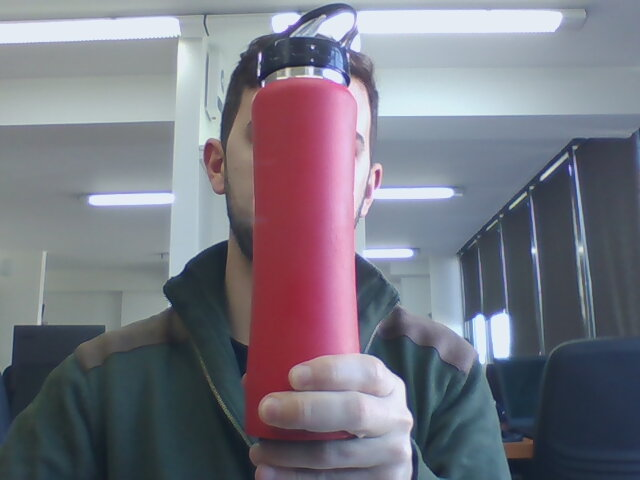
#> input picture imagenes/botella.jpg, 640 x 480 px, given in place of the camera
$ python color_picker.py
#> lines starting #> are read from the running program, lines starting #| are printed output that depends on the picture; after the words box and inside, x2 and y2 are one past the last pixel; in counts of white or black regions, pixels touching at a corner belong together
import cv2
import numpy as np

def nothing(x):
    pass

cam = cv2.VideoCapture(0)

cv2.namedWindow("hsv_picker")
# defino lower
cv2.createTrackbar("Low H", "hsv_picker", 0, 255, nothing)
#> slider 'Low H' is set to 51
cv2.createTrackbar("Low S", "hsv_picker", 0, 255, nothing)
#> slider 'Low S' is set to 51
cv2.createTrackbar("Low V", "hsv_picker", 0, 255, nothing)
#> slider 'Low V' is set to 51
# defino upper
cv2.createTrackbar("Up H", "hsv_picker", 255, 255, nothing)
cv2.createTrackbar("Up S", "hsv_picker", 255, 255, nothing)
cv2.createTrackbar("Up V", "hsv_picker", 255, 255, nothing)


while cam.isOpened():
    ret, img = cam.read()
#> img is the input picture: shape (480, 640, 3); mean B, G, R 129, 118.2, 118.7
    hsv = cv2.cvtColor(img, cv2.COLOR_BGR2HSV)
#> hsv: shape (480, 640, 3); mean H, S, V 108, 58.3, 136.3

    low_h = cv2.getTrackbarPos("Low H", "hsv_picker")
    low_s = cv2.getTrackbarPos("Low S", "hsv_picker")
    low_v = cv2.getTrackbarPos("Low V", "hsv_picker")

    up_h = cv2.getTrackbarPos("Up H", "hsv_picker")
    up_s = cv2.getTrackbarPos("Up S", "hsv_picker")
    up_v = cv2.getTrackbarPos("Up V", "hsv_picker")

    lower_color = np.array([low_h, low_s, low_v])
    upper_color = np.array([up_h, up_s, up_v])

    mask = cv2.inRange(hsv, lower_color, upper_color)
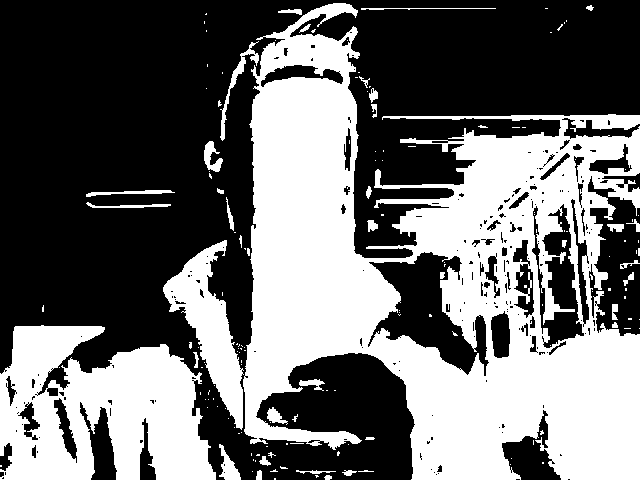
#> mask: shape (480, 640); 42.7% white; 162 white regions (123 under 20 px), largest, box (x1, y1, x2, y2) and area: (243, 3, 640, 480) 98309, (0, 325, 216, 480) 23075, (163, 240, 244, 430) 5666
    res = cv2.bitwise_and(img, img, mask=mask)
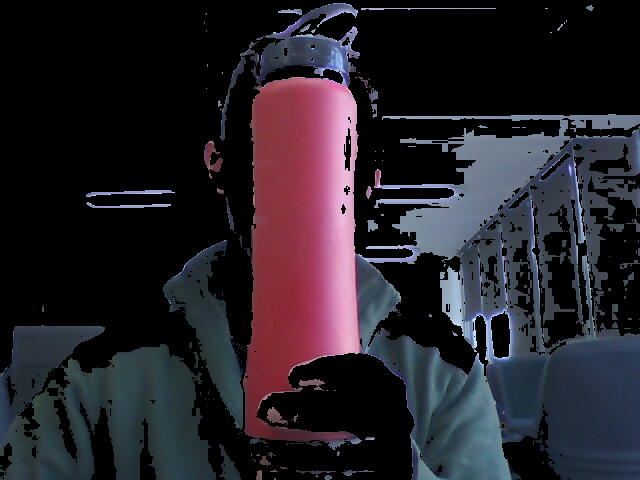
#> res: shape (480, 640, 3); mean B, G, R 40.7, 33.5, 37.8

    cv2.imshow("Cam", img)
    cv2.imshow("Mask", mask)
    cv2.imshow("Result", res)

    if cv2.waitKey(10) & 0xFF == ord('q'):
#> (key q is pressed here)
        break

cam.release()
cv2.destroyAllWindows()
